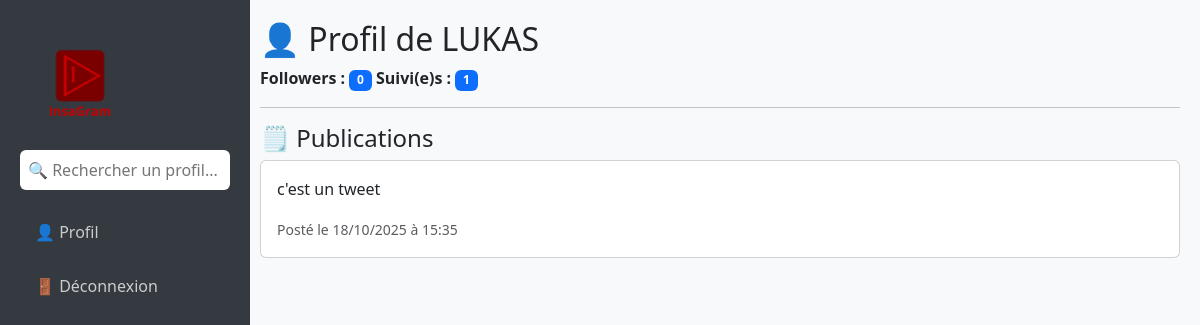
The page /user/Fauli on the database as committed earlier.
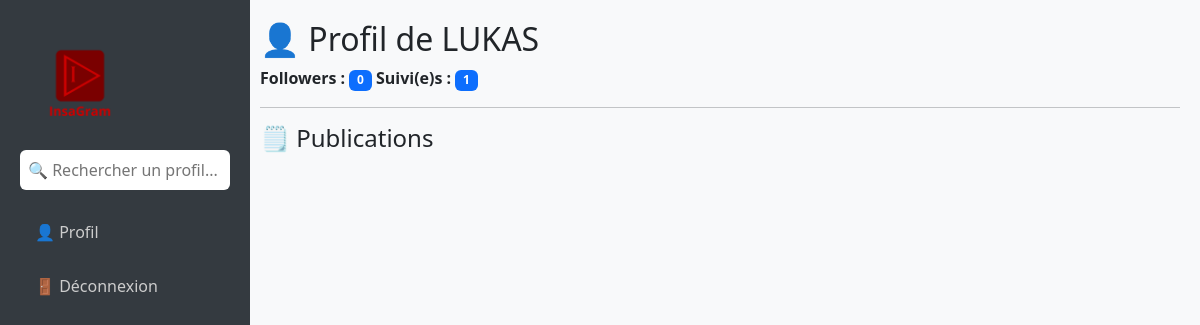
The same page on the database as committed later.
### app.py (models this page shows, shortened)
class User(db.Model):
    id = db.Column(db.Integer, primary_key=True)
    name = db.Column(db.String(80), unique=False, nullable=False)
    username = db.Column(db.String(80), unique=True, nullable=False)
    password = db.Column(db.String(80), nullable=False)
    email = db.Column(db.String(120), unique=True, nullable=False)
    biography = db.Column(db.Text, nullable=True)
    posts = db.relationship('Post', backref='author', lazy=True)
    followed = db.relationship(
        'User',
        secondary=followers,
        primaryjoin=(followers.c.follower_id == id),
        secondaryjoin=(followers.c.followed_id == id),
        backref=db.backref('followers', lazy='dynamic'),
        lazy='dynamic'
    )
    @property
    def followers_count(self):
        return self.followers.count()
    @property
    def following_count(self):
        return self.followed.count()

class Post(db.Model):
    id = db.Column(db.Integer, primary_key=True)
    user_id = db.Column(db.Integer, db.ForeignKey('user.id'), nullable=False)
    content = db.Column(db.String(255), nullable=False)
    date_posted = db.Column(db.DateTime, default=lambda: datetime.now(PARIS))
    likes = db.relationship('Like', backref='post', lazy=True)
    comments = db.relationship('Comment', backref='post', lazy=True)

### app.py (the view)
@app.route('/user/<username>')
def user_profile(username):
    user = User.query.filter_by(username=username).first_or_404()
    posts = Post.query.filter_by(user_id=user.id).order_by(Post.date_posted.desc()).all()
    current_user = None
    liked_post_ids = []
    liked_comment_ids = []
    if 'username' in session:
        current_user = User.query.filter_by(username=session['username']).first()
        liked_post_ids = [like.post_id for like in Like.query.filter_by(user_id=current_user.id).all()]
        liked_comment_ids = [like.comment_id for like in CommentLike.query.filter_by(user_id=current_user.id).all()]
    return render_template(
        'user_profile.html',
        user=user,
        posts=posts,
        current_user=current_user,
        liked_post_ids=liked_post_ids,
        liked_comment_ids=liked_comment_ids
    )

### templates/user_profile.html (shortened to what this page needs)
<!DOCTYPE html>
<html lang="fr">
<head>
    <link rel="stylesheet" href="https://cdn.jsdelivr.net/npm/bootstrap@5.3.0/dist/css/bootstrap.min.css">
</head>
<body>
    <div class="sidebar">
        <img src="{{ url_for('static', filename='images/LOGO_sidebar.png') }}" alt="Logo InsaGram" class="logo">
        <form class="search-box" method="GET" action="{{ url_for('search') }}">
            <input type="text" name="q" placeholder="🔍 Rechercher un profil..." aria-label="Rechercher">
        </form>
    <a href="{{ url_for('profile') }}"
        class="{% if request.endpoint == 'profile' %}active disabled{% endif %}"
        {% if request.endpoint == 'profile' %}tabindex="-1" aria-disabled="true"{% endif %}>
        👤 Profil
    </a>
        <a href="{{ url_for('logout') }}">🚪 Déconnexion</a>
    </div>
<div class="main-content">
    <h2>👤 Profil de {{ user.name }}</h2>
    <p>
        <b>Followers :</b> <span class="badge bg-primary">{{ user.followers_count }}</span>
        <b>Suivi(e)s :</b> <span class="badge bg-primary">{{ user.following_count }}</span>
    </p>
    <hr>
    <h4>🗒️ Publications</h4>
    {% for post in posts %}
    <div class="card mb-3">
        <div class="card-body">
            <p>{{ post.content }}</p>
            <small class="text-muted">Posté le {{ post.date_posted.strftime('%d/%m/%Y à %H:%M') }}</small>
        </div>
    </div>
    {% endfor %}
</div>
</body>
</html>

### templates/user_profile.html (style rules this page uses)
body { display: flex; min-height: 100vh; background-color: #f8f9fa; }
.sidebar { width: 250px; background-color: #343a40; color: white; padding: 20px; position: fixed; height: 100%; top: 0; left: 0; }
.sidebar a { display: block; color: #ccc; text-decoration: none; padding: 10px 15px; border-radius: 8px; margin-bottom: 10px; }
.search-box input { width: 100%; padding: 8px; border: none; border-radius: 6px; margin-bottom: 20px; }
img.logo { width: 120px; margin-bottom: 10px; }
.main-content { margin-left: 270px; padding: 30px; width: 100%; }
.main-content { margin-left: 240px; width: calc(100% - 240px); padding: 20px; }

Rows that differ between the two databases and show on the page:
removed Post: content "c'est un tweet", date_posted "18/10/2025 à 15:35"
